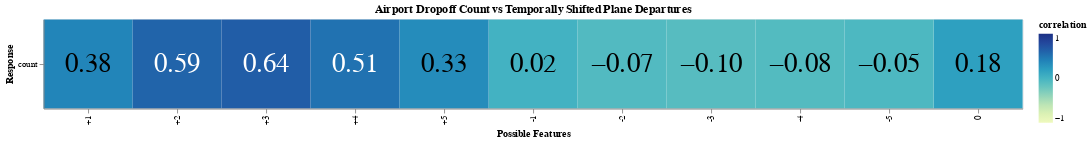

This figure's notebook cell:
### Code cell
corrMatrix1 = corrMatrix.copy()
corrMatrix1 = corrMatrix1[corrMatrix1['Possible Features'].str.contains("Departures")]
corrMatrix1['Possible Features'] = corrMatrix1['Possible Features'].apply(lambda x: rename_columns(x, "Dropoffs"))

plot_corr("Possible Features", "Response", "Airport Dropoff Count vs Temporally Shifted Plane Departures")

### Figure 1 — Vega-Lite specification as saved in the notebook (floating-point values rounded to 4 significant figures)
{"config": {"view": {"continuousWidth": 400, "continuousHeight": 300}}, "layer": [{"mark": "rect", "encoding": {"color": {"type": "quantitative", "field": "correlation", "scale": {"domain": [-1, 1]}}, "x": {"type": "nominal", "field": "Possible Features"}, "y": {"type": "nominal", "field": "Response"}}, "height": {"step": 100}, "title": "Airport Dropoff Count vs Temporally Shifted Plane Departures", "width": {"step": 100}}, {"mark": {"type": "text", "size": 30}, "encoding": {"color": {"condition": {"value": "white", "test": "datum.correlation > 0.5"}, "value": "black"}, "text": {"type": "quantitative", "field": "correlation", "format": ".2f"}, "x": {"type": "nominal", "field": "Possible Features"}, "y": {"type": "nominal", "field": "Response"}}, "height": {"step": 100}, "title": "Airport Dropoff Count vs Temporally Shifted Plane Departures", "width": {"step": 100}}], "data": {"name": "data-26ebd8094ea4eab3d6d2fa8c8ed792dd"}, "$schema": "https://vega.github.io/schema/vega-lite/v4.8.1.json", "datasets": {"data-26ebd8094ea4eab3d6d2fa8c8ed792dd": [{"Possible Features": "0", "Response": "count", "correlation": 0.1818}, {"Possible Features": "+1", "Response": "count", "correlation": 0.38}, {"Possible Features": "-1", "Response": "count", "correlation": 0.0194}, {"Possible Features": "+2", "Response": "count", "correlation": 0.5944}, {"Possible Features": "-2", "Response": "count", "correlation": -0.0706}, {"Possible Features": "+3", "Response": "count", "correlation": 0.6433}, {"Possible Features": "-3", "Response": "count", "correlation": -0.09766}, {"Possible Features": "+4", "Response": "count", "correlation": 0.5062}, {"Possible Features": "-4", "Response": "count", "correlation": -0.07899}, {"Possible Features": "+5", "Response": "count", "correlation": 0.3271}, {"Possible Features": "-5", "Response": "count", "correlation": -0.04521}]}}
